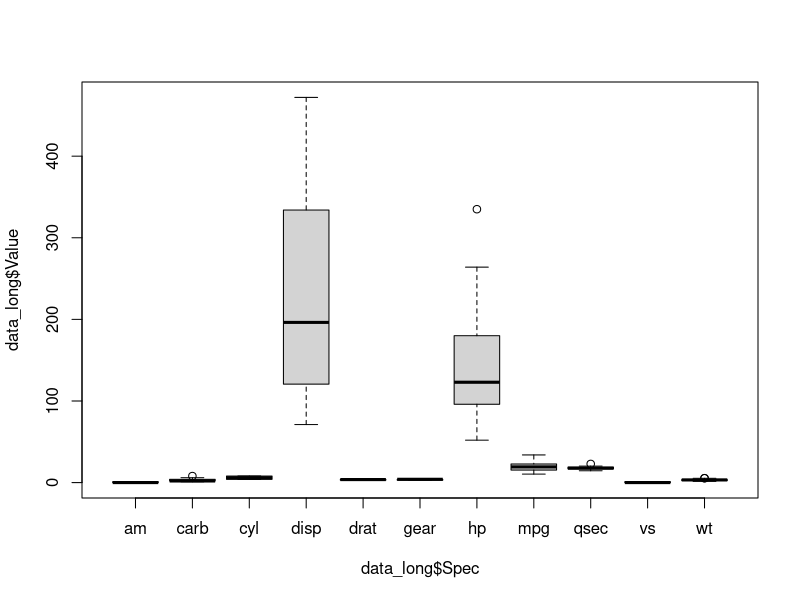

The R source for this figure:
########### WIDE V LONG ################
library(tidyr)

### CARGUEMOS EL DATA FRAME DE AUTOS
data <- mtcars


### CREEMOS UNA VARIABLE QUE SEÑALE EL AUTO
row.names(data)

data$car <- row.names(data)


### WIDE A LONG
data_long <- pivot_longer(data = data, 
                          cols = 1:11, 
                          names_to = "Spec", 
                          values_to = "Value")


### LONG A WIDE
data_wide <- data_long %>% pivot_wider(names_from = "Spec", 
                                       values_from = "Value")


### POR QUE CONVIENE TENER EL DATA FRAME EN LONG?
boxplot(data_long$Value ~ data_long$Spec)


### Ejercicios ####
#Descarga los datos del dolar y dolar blue (uno por data frame),
## realiza los ajustes necesarios para terminar con un data frame
## con tres variables: fecha, variable, valor

